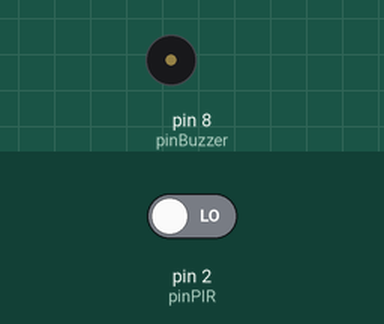
The sketch below on a simulated Arduino Uno, built with avr-gcc and run on an emulated ATmega328P. On the bench: buzzer (waves = sounding). The inputs (shaded band) are chosen by the test bench; at power-on: pin 2 (pinPIR) LOW.

Above: at 1.2 s.
1.3 s: pin 2 (pinPIR) driven HIGH
At 1.45 s:
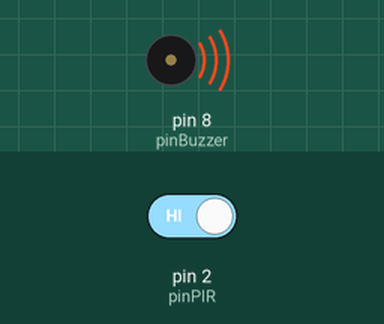
4.3 s: pin 2 (pinPIR) driven LOW
At 5.2 s:
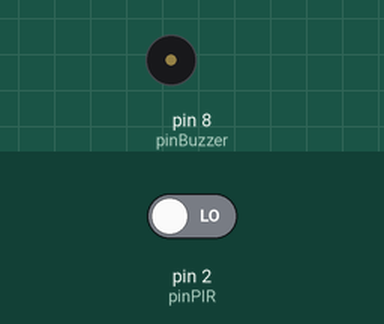
Timing chart, 0 to 7.3 s (numbered marks = the images above; inputs shaded):
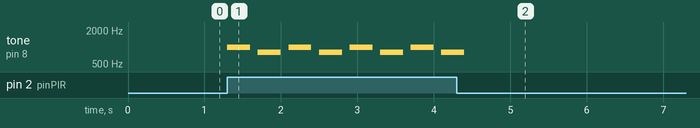

The sketch:

alarme_intrusion.ino
```cpp
const int pinPIR = 2; // Capteur de mouvement sur D2
const int pinBuzzer = 8; // Buzzer d'alerte sur D8

void setup() {
  pinMode(pinPIR, INPUT);
  pinMode(pinBuzzer, OUTPUT);
}

void loop() {
  int intrusion = digitalRead(pinPIR); // Détection Tout-Ou-Rien (0 ou 1)

  if (intrusion == HIGH) {
    tone(pinBuzzer, 1000, 300); // Bip à 1000Hz pendant 300ms
    delay(400);
    tone(pinBuzzer, 800, 300);  // Bip à 800Hz pendant 300ms
    delay(400);
  } else {
    noTone(pinBuzzer);          // Arrête le son si aucun mouvement n'est détecté
  }                             // <-- L'accolade du "else"
}                               // <-- L'accolade manquante de la fonction loop()
```

Measured:
- after the input at 1.3 s, tone on pin 8 (pinBuzzer): silent → 1000 Hz at once, then repeats every 0.80 s: silent 0.10 s, 800 Hz 0.30 s, silent 0.10 s, 1000 Hz 0.30 s
- after the input at 4.3 s, tone on pin 8 (pinBuzzer): goes on until 4.4 s, then stays silent
